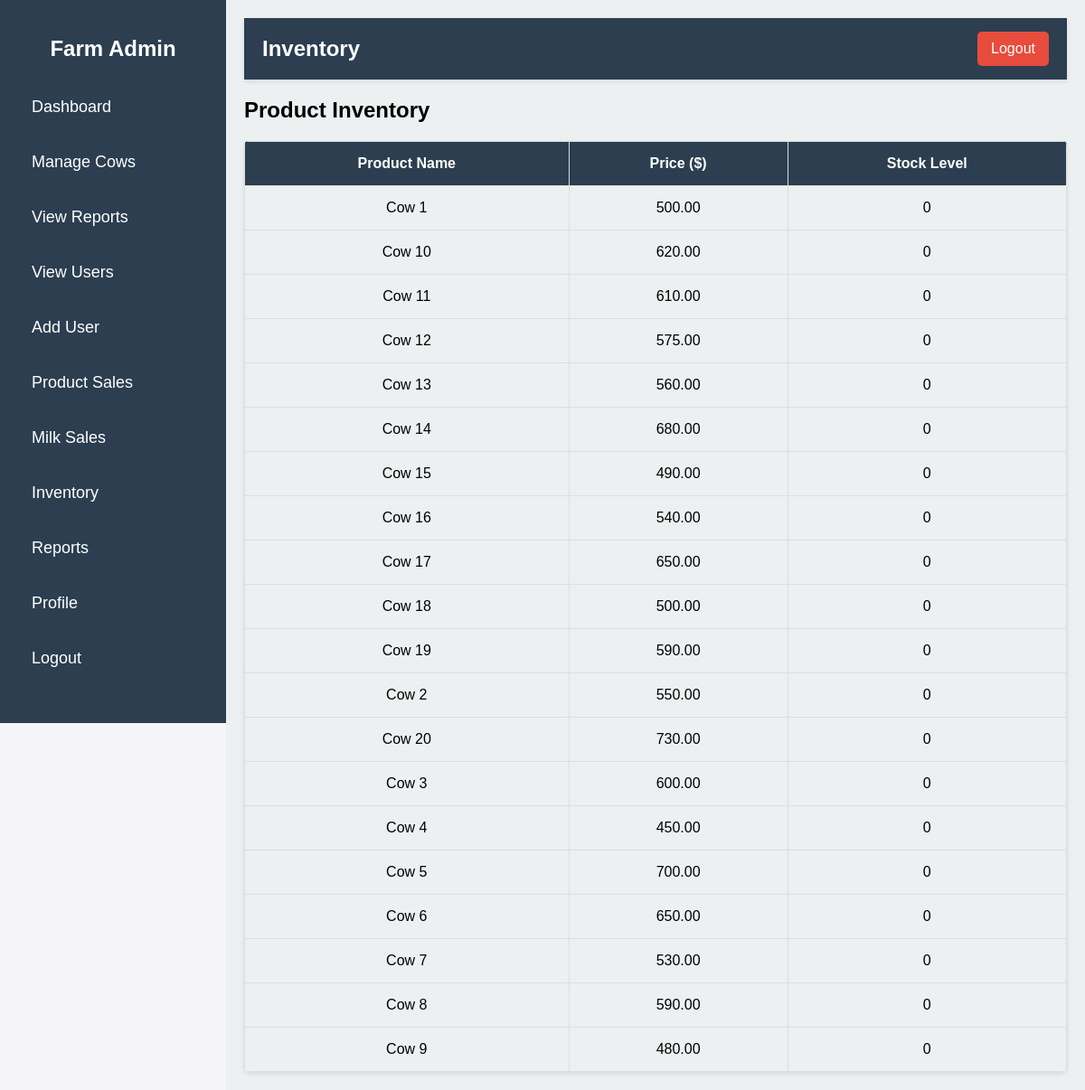
The page /inventory.php on the database its author committed.
### tables this page shows
CREATE TABLE `tblproducts` (
  `product_id` int(10) UNSIGNED NOT NULL,
  `product_name` varchar(150) NOT NULL,
  `product_price` decimal(10,2) NOT NULL,
  `created_at` timestamp NOT NULL DEFAULT current_timestamp(),
  `stock_level` int(10) UNSIGNED NOT NULL DEFAULT 0
);

### inventory.php (the view, shortened to what this page needs)
<?php
include('db_connect.php');
$query_inventory = "SELECT * FROM tblproducts ORDER BY product_name";
$result_inventory = mysqli_query($con, $query_inventory);
?>
<!DOCTYPE html>
<html lang="en">
<head>
    <link rel="stylesheet" href="styles.css">
</head>
<body>
    <div class="container">
        <div class="sidebar">
            <h2>Farm Admin</h2>
             <ul>
                <li><a href="admin_dashboard.php">Dashboard</a></li>
                <li><a href="manage_cows.php">Manage Cows</a></li>
                <li><a href="view_reports.php">View Reports</a></li>
                <li><a href="view_users.php">View Users</a></li>
                <li><a href="add_user.php">Add User</a></li>
                <li><a href="product_sales.php">Product Sales</a></li>
                <li><a href="milk_sales.php">Milk Sales</a></li>
                <li><a href="inventory.php">Inventory</a></li>
                <li><a href="report.php">Reports</a></li>
                <li><a href="profile2.php">Profile</a></li>
                <li><a href="logout.php">Logout</a></li>
            </ul>
        </div>
        <div class="main-content">
            <div class="header">
                <h1>Inventory</h1>
                <a href="logout.php" class="logout-btn">Logout</a>
            </div>
            <h2>Product Inventory</h2>
            <table style="width: 100%; border-collapse: collapse;">
                <thead>
                    <tr style="background-color: #007bff; color: white;">
                        <th>Product Name</th>
                        <th>Price ($)</th>
                        <th>Stock Level</th>
                    </tr>
                </thead>
                <tbody>
                    <?php while ($row = mysqli_fetch_assoc($result_inventory)) { ?>
                        <tr>
                            <td><?php echo htmlspecialchars($row['product_name']); ?></td>
                            <td><?php echo htmlspecialchars($row['product_price']); ?></td>
                            <td><?php echo htmlspecialchars($row['stock_level']); ?></td>
                        </tr>
                    <?php } ?>
                </tbody>
            </table>
        </div>
    </div>
</body>
</html>

### styles.css (style rules this page uses)
body { font-family: Arial, sans-serif; margin: 0; padding: 0; background-color: #f4f4f9; }
.container { display: flex; min-height: 100vh; }
.sidebar { width: 250px; height: 100vh; position: fixed; top: 0; left: 0; background-color: #2c3e50; color: white; padding: 20px; box-sizing: border-box; z-index: 1000; }
.sidebar h2 { text-align: center; margin-bottom: 30px; }
.sidebar ul { list-style-type: none; padding: 0; margin: 0; }
.sidebar ul li { margin: 20px 0; }
.sidebar ul li a { color: white; text-decoration: none; font-size: 18px; display: block; padding: 10px 15px; border-radius: 5px; transition: background-color 0.3s, padding-left 0.3s; }
.main-content { margin-left: 250px; padding: 20px; background-color: #ecf0f1; flex-grow: 1; min-height: 100vh; box-sizing: border-box; overflow: auto; }
.header { display: flex; justify-content: space-between; align-items: center; background-color: #2c3e50; color: white; padding: 15px 20px; box-shadow: 0px 2px 5px rgba(0, 0, 0, 0.1); position: sticky; top: 0; z-index: 999; }
.header h1 { margin: 0; font-size: 24px; }
.logout-btn { background-color: #e74c3c; color: white; padding: 10px 15px; border-radius: 5px; text-decoration: none; transition: background-color 0.3s; }
table { width: 100%; border-collapse: collapse; margin-top: 20px; background-color: white; box-shadow: 0px 2px 5px rgba(0, 0, 0, 0.1); border-radius: 5px; overflow: hidden; }
table th, table td { padding: 15px; text-align: center; border: 1px solid #ddd; }
table th { background-color: #2c3e50; color: white; }
table td { background-color: #ecf0f1; }

### rows shown on the page
tblproducts: product_name "Cow 1", product_price "500.00", stock_level "0"
tblproducts: product_name "Cow 10", product_price "620.00", stock_level "0"
tblproducts: product_name "Cow 11", product_price "610.00", stock_level "0"
tblproducts: product_name "Cow 12", product_price "575.00", stock_level "0"
tblproducts: product_name "Cow 13", product_price "560.00", stock_level "0"
tblproducts: product_name "Cow 14", product_price "680.00", stock_level "0"
tblproducts: product_name "Cow 15", product_price "490.00", stock_level "0"
tblproducts: product_name "Cow 16", product_price "540.00", stock_level "0"
tblproducts: product_name "Cow 17", product_price "650.00", stock_level "0"
tblproducts: product_name "Cow 18", product_price "500.00", stock_level "0"
tblproducts: product_name "Cow 19", product_price "590.00", stock_level "0"
tblproducts: product_name "Cow 2", product_price "550.00", stock_level "0"
tblproducts: product_name "Cow 20", product_price "730.00", stock_level "0"
tblproducts: product_name "Cow 3", product_price "600.00", stock_level "0"
tblproducts: product_name "Cow 4", product_price "450.00", stock_level "0"
tblproducts: product_name "Cow 5", product_price "700.00", stock_level "0"
tblproducts: product_name "Cow 6", product_price "650.00", stock_level "0"
tblproducts: product_name "Cow 7", product_price "530.00", stock_level "0"
tblproducts: product_name "Cow 8", product_price "590.00", stock_level "0"
tblproducts: product_name "Cow 9", product_price "480.00", stock_level "0"
